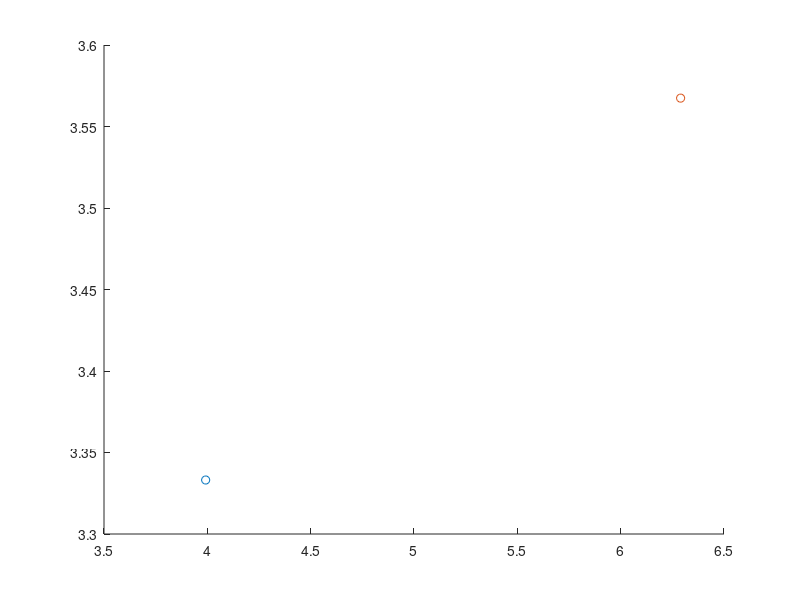

The MATLAB source for this figure: (Note: this script raises an error after producing the figure.)
SOL = 3e8;

% Walls
L1 = [+0.0, +1.0, +6.0];    % [A, B, C] -> Ax + By + C = 0
L2 = [+1.0, +0.0, +7.0];    % [A, B, C] -> Ax + By + C = 0
L3 = [+0.0, +1.0, +0.0];    % [A, B, C] -> Ax + By + C = 0
L4 = [+1.0, +0.0, +0.0];    % [A, B, C] -> Ax + By + C = 0
% Obstacles
L5 = [+0.0, +1.0, +5.2];    % [A, B, C] -> Ax + By + C = 0
L6 = [+0.0, +1.0, +0.8];    % [A, B, C] -> Ax + By + C = 0
% Floor
L7 = [+0.0, +1.0, +0.0];    % [A, B, C] -> Ax + By + C = 0
L8 = [+0.0, +1.0, +5.0];    % [A, B, C] -> Ax + By + C = 0

walls = [L1; L2; L3; L4; L5; L6];
floor = [L7; L8];

n1 = linspace(1,1,9);
n2 = [1, linspace(4.5,4.5, 4), linspace(10, 10, 2), linspace(4.5,4.5, 2)];

for fooo = 1:10
    sigma = 0.15;
    y1 = 3.5 + sigma.*randn(1);
    x1 = 4.0 + sigma.*randn(1);
    y2 = 3.4 + sigma.*randn(1);
    x2 = 6.3 + sigma.*randn(1);
    
Tx = [x1, y1, 0.85];    % [x, y, h] Transmitter
Rx = [x2, y2, 0.85];    % [x, y, h] Receiever

%p = 0:0.1:7;

figure(1);
scatter(Tx(1), Tx(2));
hold on;
scatter(Rx(1), Rx(2));

indc = 1;
cosAngle = zeros(1, 9);
cosAngle(indc) = 0;
aSq = len(1)^2;

ind = 1;
len = zeros(1, 9);
len(ind) = norm(Rx - Tx);
for L = walls'
    TxP = ProjectionPoint(Tx(1:2), L);
    RxP = ProjectionPoint(Rx(1:2), L);
    k = norm(RxP - Rx(1:2))/norm(TxP - Tx(1:2));
    l = norm(TxP - RxP);
    direction = (RxP - TxP)/l;
    %Reflection Point
    Rp = TxP + direction*(l/(k+1));
    path = norm(Tx(1:2) - Rp) + norm(Rp - Rx(1:2));
    ind = ind+1;
    len(ind) = path;
    [X, Y] = ToParamteric(L, p);
    %Angle
    b = norm(Tx(1:2) - Rp);
    c = norm(Rp - Rx(1:2));
    indc = indc+1;
    cosAngle(indc) = -(aSq - b^2 - c^2)/(4*b*c);
    
    scatter(X, Y, '.k');
    scatter(Rp(1), Rp(2), 'r', 'filled');
    scatter(RxP(1), RxP(2), 'b', 'filled');
    scatter(TxP(1), TxP(2), 'b', 'filled');
    
end
for L = floor'
    tx = [0.0, Tx(3)];
    los = sqrt(aSq);
    rx = [los, Rx(3)];
    
    TxP = ProjectionPoint(tx, L);
    RxP = ProjectionPoint(rx, L);
    k = norm(RxP - rx)/norm(TxP - tx);
    direction = (RxP - TxP)/len(1);
    %Reflection Point
    Rp = TxP + direction*(len(1)/(k+1));
    path = norm(tx - Rp) + norm(Rp - rx);
    ind = ind+1;
    len(ind) = path;
    %[X, Y] = ToParamteric(L, p);
    %Angle
    b = norm(Tx(1:2) - Rp);
    c = norm(Rp - Rx(1:2));
    indc = indc+1;
    cosAngle(indc) = -(aSq - b^2 - c^2)/(4*b*c);
    
%    scatter(X, Y, '.b');
%    scatter(Rp(1), Rp(2), 'r', 'filled');
end

%hold off;
xlim([-0.1, 7.1]);
ylim([-0.1, 6.1]);
figure(2);
hold on;
pow0 = 1;
alpha = 2;
sinAngle = sqrt(1 - cosAngle.^2);


%Snell's law
sinAngle2 = sinAngle.*n1./n2;
cosAngle2 = sqrt(1 - sinAngle2.^2);
%Fresnel's formula
Q = (n1.*cosAngle - n2.*cosAngle2)./(n1.*cosAngle + n2.*cosAngle2);

powDecay = (Q.^2).*pow0./(len.^(alpha));
time = len/SOL*1e9;
%powDecay(1) = 0;
%scatter(time, powDecay);

powDecay = powDecay./max(powDecay);
plot(time, powDecay, 'og')
hold on;
ex1_time = h14(:,1);
ex1_ampl = h14(:,2);
ex1_ampl = ex1_ampl./max(ex1_ampl);
plot(ex1_time, ex1_ampl, 'x');

drawnow;
end
